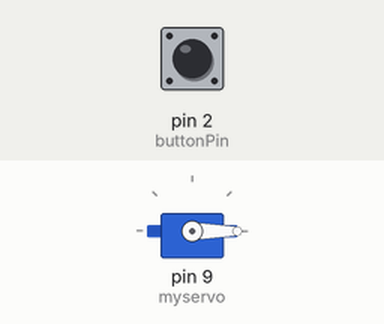
A sketch run on a simulated Arduino Uno, built with avr-gcc and run on an emulated ATmega328P. On the bench: servo. The inputs (shaded band) are chosen by the test bench; at power-on: pin 2 (buttonPin) LOW.

Above: at 1.2 s.
1.3 s: pin 2 (buttonPin) pulled HIGH for 0.15 s
At 1.38 s:
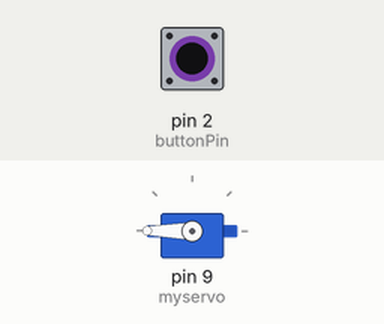
2.9 s: pin 2 (buttonPin) pulled HIGH for 3.2 s
At 7.0 s:
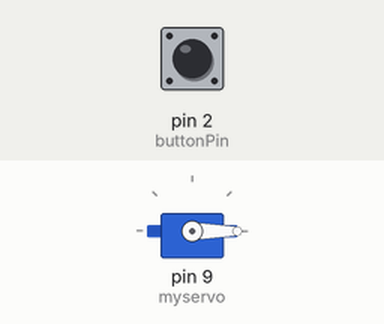
Timing chart, 0 to 8.5 s (numbered marks = the images above; inputs shaded):
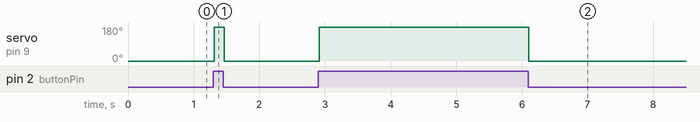

The sketch:

salmo.ino
```cpp
#include <Servo.h>

Servo myservo;

const int buttonPin = 2;
int val;
int buttonState = 0;

void setup()
{
  myservo.attach(9);
  pinMode(buttonPin, INPUT);
}

void loop()
{
  buttonState = digitalRead(buttonPin);
  if (buttonState == HIGH) {
    val = 180;
  }
  else {

    val = 0;
  }
  myservo.write(val);
  delay(15);
}
```

Measured:
- after the input at 1.3 s, servo on pin 9 (myservo): 0° → 180° at once, → 0° 0.15 s later
- after the input at 2.9 s, servo on pin 9 (myservo): 0° → 180° at once, → 0° 3.2 s later
